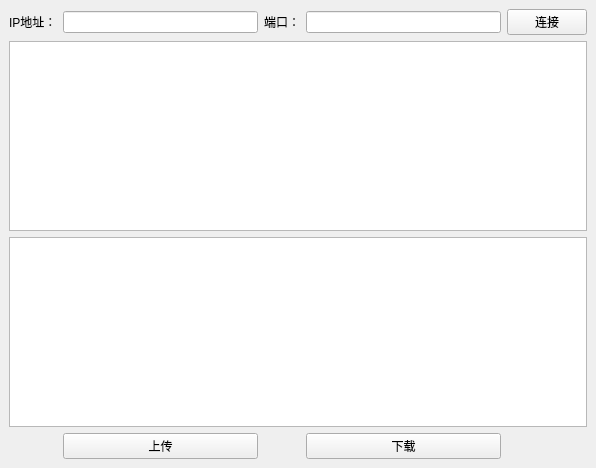
<?xml version="1.0" encoding="UTF-8"?>
<ui version="4.0">
 <class>client</class>
 <widget class="QMainWindow" name="client">
  <property name="geometry">
   <rect>
    <x>0</x>
    <y>0</y>
    <width>596</width>
    <height>468</height>
   </rect>
  </property>
  <property name="windowTitle">
   <string>client</string>
  </property>
  <widget class="QWidget" name="centralwidget">
   <layout class="QGridLayout" name="gridLayout">
    <item row="0" column="2">
     <widget class="QLabel" name="label_2">
      <property name="text">
       <string>端口：</string>
      </property>
     </widget>
    </item>
    <item row="3" column="1">
     <widget class="QPushButton" name="pushButton_2">
      <property name="text">
       <string>上传</string>
      </property>
     </widget>
    </item>
    <item row="0" column="0">
     <widget class="QLabel" name="label">
      <property name="text">
       <string>IP地址：</string>
      </property>
     </widget>
    </item>
    <item row="0" column="1">
     <widget class="QLineEdit" name="lineEdit_ip"/>
    </item>
    <item row="0" column="4">
     <widget class="QPushButton" name="pushButton">
      <property name="text">
       <string>连接</string>
      </property>
     </widget>
    </item>
    <item row="3" column="3">
     <widget class="QPushButton" name="pushButton_3">
      <property name="text">
       <string>下载</string>
      </property>
     </widget>
    </item>
    <item row="0" column="3">
     <widget class="QLineEdit" name="lineEdit"/>
    </item>
    <item row="2" column="0" colspan="5">
     <widget class="QTextEdit" name="textEdit_2"/>
    </item>
    <item row="1" column="0" colspan="5">
     <widget class="QTextEdit" name="textEdit"/>
    </item>
   </layout>
  </widget>
 </widget>
 <resources/>
 <connections/>
</ui>
